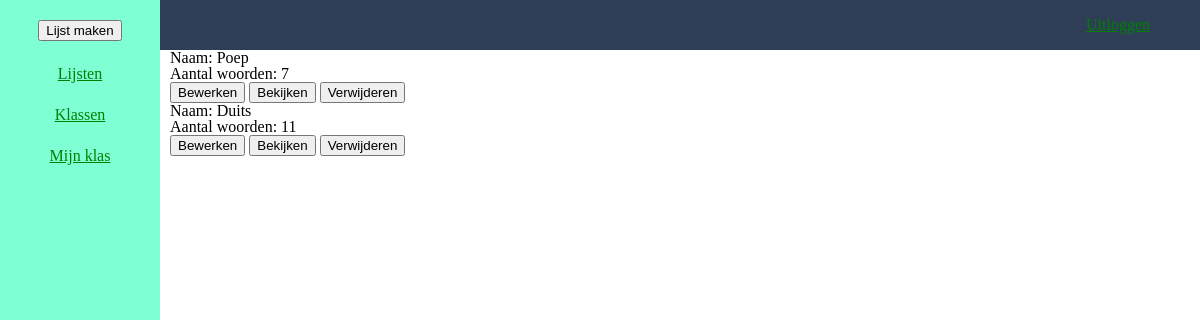
/lijsten?login=success (signed in), run on the app's committed database.
### tables this page shows
CREATE TABLE `woordjes` (
  `woordenLijstId` int(11) NOT NULL,
  `userId` int(11) NOT NULL,
  `woordenLijstNaam` varchar(535) NOT NULL,
  `taalOrigineel` varchar(535) NOT NULL,
  `taalVertaald` varchar(535) NOT NULL,
  `woordenAantal` int(11) NOT NULL,
  `woordenArray` varchar(535) NOT NULL
);

### lijsten.php (the view, shortened to what this page needs)
<?php
include 'loginHeader.php';
include 'sidebar.php';
?>
<main class="main-sidebar">
    <?php
    require "includes/dbh.inc.php";
    $sql = "SELECT * FROM woordjes WHERE userId=? ORDER BY woordenLijstId ASC";
    $stmt = mysqli_stmt_init($conn);
    if(!mysqli_stmt_prepare($stmt, $sql)) {
        header("Location: /?error=sqlerror");
        exit();
    } else {
        mysqli_stmt_bind_param($stmt, "i", $_SESSION['userId']);
        mysqli_stmt_execute($stmt);
        $result = mysqli_stmt_get_result($stmt);
        if(mysqli_num_rows($result) > 0) {
            while($lijst = mysqli_fetch_assoc($result)) {
    ?>
        <div>
            <p><?php echo 'Naam: ' . $lijst['woordenLijstNaam'] ?></p>
            <p><?php echo 'Aantal woorden: ' . $lijst['woordenAantal'] ?></p>
            <button class="bewerkButton">Bewerken</button>
            <button class="bekijkButton">Bekijken</button>
            <button class="verwijderWoordenlijstButton">Verwijderen</button>
        </div>
    <?php
            }
        } else {
            ?>
            <p>Geen lijsten gevonden, klik <a href="lijst-editor">hier</a> om er een aan te maken</p>
            <?php
        }
    }
    ?>
</main>
<?php
include 'defaultFooter.php';
?>

### css/style.css (style rules this page uses)
html, body, div, span, applet, object, iframe, h1, h2, h3, h4, h5, h6, p, blockquote, pre, a, abbr, acronym, address, big, cite, code, del, dfn, em, img, ins, kbd, q, s, samp, small, strike, strong, sub, sup, tt, var, b, u, i, center, dl, dt, dd, ol, ul, li, fieldset, form, label, legend, table, caption, tbody, tfoot, thead, tr, th, td, article, aside, canvas, details, embed, figure, figcaption, footer, header, hgroup, menu, nav, output, ruby, section, summary, time, mark, audio, video { margin: 0; padding: 0; border: 0; font-size: 100%; font: inherit; vertical-align: baseline; }
body { line-height: 1; }
.main-sidebar { margin-left: 160px; padding: 0px 10px; }

### data on the page
woordjes: woordenLijstNaam "Poep", woordenAantal "7"
woordjes: woordenLijstNaam "Duits", woordenAantal "11"
